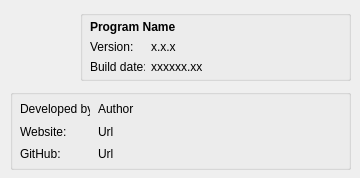
<?xml version="1.0" encoding="UTF-8"?>
<ui version="4.0">
 <class>AboutDialog</class>
 <widget class="QDialog" name="AboutDialog">
  <property name="windowModality">
   <enum>Qt::WindowModal</enum>
  </property>
  <property name="geometry">
   <rect>
    <x>0</x>
    <y>0</y>
    <width>360</width>
    <height>178</height>
   </rect>
  </property>
  <property name="minimumSize">
   <size>
    <width>360</width>
    <height>178</height>
   </size>
  </property>
  <property name="maximumSize">
   <size>
    <width>360</width>
    <height>178</height>
   </size>
  </property>
  <property name="contextMenuPolicy">
   <enum>Qt::DefaultContextMenu</enum>
  </property>
  <property name="windowTitle">
   <string>About</string>
  </property>
  <property name="modal">
   <bool>true</bool>
  </property>
  <widget class="QGroupBox" name="groupBox">
   <property name="geometry">
    <rect>
     <x>80</x>
     <y>10</y>
     <width>271</width>
     <height>71</height>
    </rect>
   </property>
   <property name="title">
    <string/>
   </property>
   <widget class="QWidget" name="gridLayoutWidget">
    <property name="geometry">
     <rect>
      <x>10</x>
      <y>10</y>
      <width>183</width>
      <height>53</height>
     </rect>
    </property>
    <layout class="QGridLayout" name="gridLayout_3">
     <item row="2" column="0">
      <widget class="QLabel" name="label_4">
       <property name="maximumSize">
        <size>
         <width>55</width>
         <height>16777215</height>
        </size>
       </property>
       <property name="text">
        <string>Build date:</string>
       </property>
      </widget>
     </item>
     <item row="1" column="0">
      <widget class="QLabel" name="label_3">
       <property name="text">
        <string>Version:</string>
       </property>
      </widget>
     </item>
     <item row="1" column="1">
      <widget class="QLabel" name="labelVersion">
       <property name="text">
        <string>x.x.x</string>
       </property>
      </widget>
     </item>
     <item row="2" column="1">
      <widget class="QLabel" name="labelBuildDate">
       <property name="text">
        <string>xxxxxx.xx</string>
       </property>
      </widget>
     </item>
     <item row="0" column="0" colspan="2">
      <widget class="QLabel" name="labelProgName">
       <property name="font">
        <font>
         <weight>75</weight>
         <bold>true</bold>
        </font>
       </property>
       <property name="text">
        <string>Program Name</string>
       </property>
      </widget>
     </item>
    </layout>
   </widget>
  </widget>
  <widget class="QGroupBox" name="groupBox_3">
   <property name="geometry">
    <rect>
     <x>10</x>
     <y>89</y>
     <width>341</width>
     <height>81</height>
    </rect>
   </property>
   <property name="title">
    <string/>
   </property>
   <widget class="QWidget" name="layoutWidget">
    <property name="geometry">
     <rect>
      <x>10</x>
      <y>10</y>
      <width>321</width>
      <height>65</height>
     </rect>
    </property>
    <layout class="QGridLayout" name="gridLayout">
     <property name="horizontalSpacing">
      <number>8</number>
     </property>
     <property name="verticalSpacing">
      <number>2</number>
     </property>
     <item row="2" column="0">
      <widget class="QLabel" name="label_7">
       <property name="text">
        <string>GitHub:</string>
       </property>
      </widget>
     </item>
     <item row="0" column="0">
      <widget class="QLabel" name="label_5">
       <property name="maximumSize">
        <size>
         <width>70</width>
         <height>16777215</height>
        </size>
       </property>
       <property name="text">
        <string>Developed by:</string>
       </property>
      </widget>
     </item>
     <item row="1" column="0">
      <widget class="QLabel" name="label_6">
       <property name="layoutDirection">
        <enum>Qt::LeftToRight</enum>
       </property>
       <property name="text">
        <string>Website:</string>
       </property>
      </widget>
     </item>
     <item row="0" column="1" colspan="2">
      <widget class="QLabel" name="labelAuthor">
       <property name="text">
        <string>Author</string>
       </property>
      </widget>
     </item>
     <item row="1" column="1" colspan="2">
      <widget class="QLabel" name="labelWebSite">
       <property name="text">
        <string>Url</string>
       </property>
      </widget>
     </item>
     <item row="2" column="1" colspan="2">
      <widget class="QLabel" name="labelGitHub">
       <property name="text">
        <string>Url</string>
       </property>
      </widget>
     </item>
    </layout>
   </widget>
  </widget>
  <widget class="QLabel" name="label">
   <property name="geometry">
    <rect>
     <x>10</x>
     <y>10</y>
     <width>71</width>
     <height>71</height>
    </rect>
   </property>
   <property name="text">
    <string/>
   </property>
   <property name="pixmap">
    <pixmap resource="../../resources/resources.qrc">:/img/hamlab_64x64.png</pixmap>
   </property>
  </widget>
 </widget>
 <resources>
  <include location="../../resources/resources.qrc"/>
 </resources>
 <connections/>
</ui>
